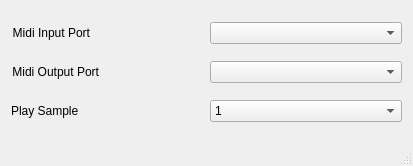
<?xml version="1.0" encoding="UTF-8"?>
<ui version="4.0">
 <class>MainWindow</class>
 <widget class="QMainWindow" name="MainWindow">
  <property name="geometry">
   <rect>
    <x>0</x>
    <y>0</y>
    <width>413</width>
    <height>166</height>
   </rect>
  </property>
  <property name="windowTitle">
   <string>Volca Sample Melody</string>
  </property>
  <widget class="QWidget" name="centralWidget">
   <layout class="QVBoxLayout" name="verticalLayout_2">
    <item>
     <layout class="QHBoxLayout" name="inputLayout">
      <item alignment="Qt::AlignLeft">
       <widget class="QLabel" name="inputPortsLabel">
        <property name="text">
         <string>Midi Input Port</string>
        </property>
        <property name="alignment">
         <set>Qt::AlignRight|Qt::AlignTrailing|Qt::AlignVCenter</set>
        </property>
       </widget>
      </item>
      <item>
       <widget class="QComboBox" name="inputPorts"/>
      </item>
     </layout>
    </item>
    <item>
     <layout class="QHBoxLayout" name="outputLayout">
      <item alignment="Qt::AlignLeft">
       <widget class="QLabel" name="outputPortsLabel">
        <property name="text">
         <string>Midi Output Port</string>
        </property>
        <property name="alignment">
         <set>Qt::AlignRight|Qt::AlignTrailing|Qt::AlignVCenter</set>
        </property>
       </widget>
      </item>
      <item>
       <widget class="QComboBox" name="outputPorts"/>
      </item>
     </layout>
    </item>
    <item>
     <layout class="QHBoxLayout" name="sampleSelectLayout">
      <item alignment="Qt::AlignLeft">
       <widget class="QLabel" name="label">
        <property name="text">
         <string>Play Sample</string>
        </property>
       </widget>
      </item>
      <item>
       <widget class="QComboBox" name="sample">
        <item>
         <property name="text">
          <string>1</string>
         </property>
        </item>
        <item>
         <property name="text">
          <string>2</string>
         </property>
        </item>
        <item>
         <property name="text">
          <string>3</string>
         </property>
        </item>
        <item>
         <property name="text">
          <string>4</string>
         </property>
        </item>
        <item>
         <property name="text">
          <string>5</string>
         </property>
        </item>
        <item>
         <property name="text">
          <string>6</string>
         </property>
        </item>
        <item>
         <property name="text">
          <string>7</string>
         </property>
        </item>
        <item>
         <property name="text">
          <string>8</string>
         </property>
        </item>
        <item>
         <property name="text">
          <string>9</string>
         </property>
        </item>
        <item>
         <property name="text">
          <string>10</string>
         </property>
        </item>
       </widget>
      </item>
     </layout>
    </item>
   </layout>
  </widget>
  <widget class="QStatusBar" name="statusBar"/>
  <widget class="QMenuBar" name="menuBar">
   <property name="geometry">
    <rect>
     <x>0</x>
     <y>0</y>
     <width>413</width>
     <height>22</height>
    </rect>
   </property>
  </widget>
 </widget>
 <layoutdefault spacing="6" margin="11"/>
 <resources/>
 <connections/>
</ui>
